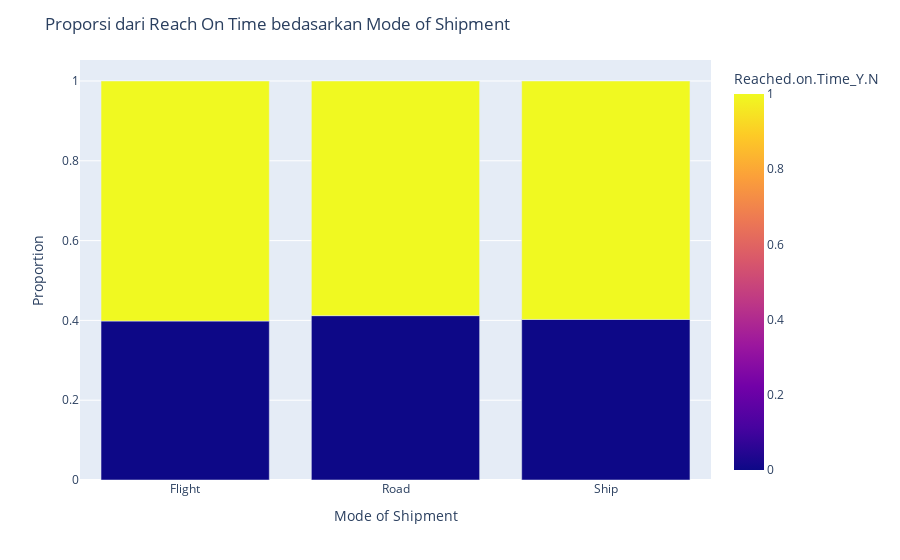

The cell this chart's notebook holds for it:
### Markdown cell above
Visualisasi diatas menunjukkan metode pengiriman untuk produk yang terdiri dari tiga metode yaitu : 
- Flight (metode udara)
- Ship (metode laut)
- Road (metode darat) <br>
Metode pengiriman melalui ship paling banyak dibandingkan dengan kedua metode pengiriman lainnya

### Code cell
# Perhitungan proporsi untuk setiap warehouse block
proportions = df.groupby(['Mode_of_Shipment', 'Reached.on.Time_Y.N']).size().groupby(level=0).apply(lambda x: x / x.sum()).reset_index(name='Proportion')

# Membuat bar plot dengan proporsi
fig = px.bar(proportions, x='Mode_of_Shipment', y='Proportion', color='Reached.on.Time_Y.N')

fig.update_layout(
    title='Proporsi dari Reach On Time bedasarkan Mode of Shipment',
    xaxis=dict(title='Mode of Shipment'),
    yaxis=dict(title='Proportion'),
    legend_title='Reached On Time'
)

fig.show()

### Figure 1 — Plotly figure (JSON) as saved in the notebook; plotly's stock layout.template omitted (floating-point values rounded to 4 significant figures)
{"data": [{"alignmentgroup": "True", "hovertemplate": "Mode_of_Shipment=%{x}<br>Proportion=%{y}<br>Reached.on.Time_Y.N=%{marker.color}<extra></extra>", "legendgroup": "", "marker": {"color": [0, 1, 0, 1, 0, 1], "coloraxis": "coloraxis", "pattern": {"shape": ""}}, "name": "", "offsetgroup": "", "orientation": "v", "showlegend": false, "textposition": "auto", "type": "bar", "x": ["Flight", "Flight", "Road", "Road", "Ship", "Ship"], "xaxis": "x", "y": [0.3984, 0.6016, 0.4119, 0.5881, 0.4024, 0.5976], "yaxis": "y"}], "layout": {"barmode": "relative", "coloraxis": {"colorbar": {"title": {"text": "Reached.on.Time_Y.N"}}, "colorscale": [[0, "#0d0887"], [0.1111, "#46039f"], [0.2222, "#7201a8"], [0.3333, "#9c179e"], [0.4444, "#bd3786"], [0.5556, "#d8576b"], [0.6667, "#ed7953"], [0.7778, "#fb9f3a"], [0.8889, "#fdca26"], [1, "#f0f921"]]}, "legend": {"title": {"text": "Reached On Time"}, "tracegroupgap": 0}, "margin": {"t": 60}, "title": {"text": "Proporsi dari Reach On Time bedasarkan Mode of Shipment"}, "xaxis": {"anchor": "y", "domain": [0, 1], "title": {"text": "Mode of Shipment"}}, "yaxis": {"anchor": "x", "domain": [0, 1], "title": {"text": "Proportion"}}}}
